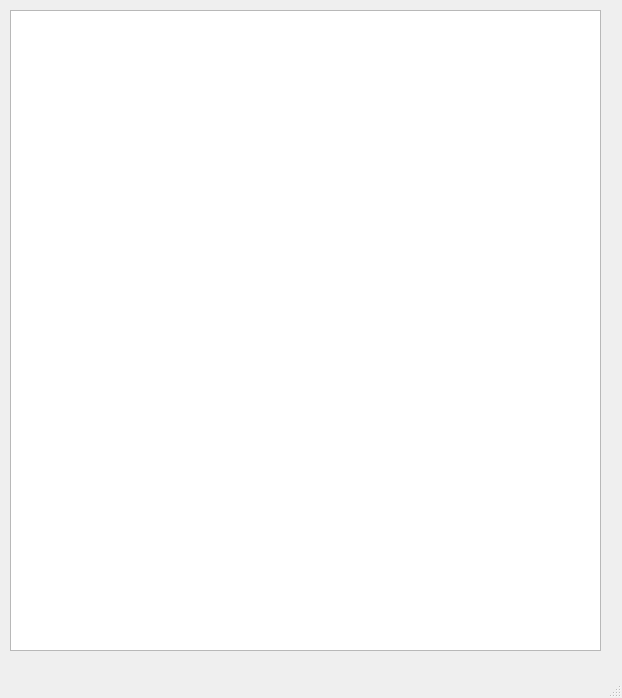
<?xml version="1.0" encoding="UTF-8"?>
<ui version="4.0">
 <class>MainWindow</class>
 <widget class="QMainWindow" name="MainWindow">
  <property name="geometry">
   <rect>
    <x>0</x>
    <y>0</y>
    <width>622</width>
    <height>698</height>
   </rect>
  </property>
  <property name="windowTitle">
   <string>MainWindow</string>
  </property>
  <widget class="QWidget" name="centralwidget">
   <widget class="QTextBrowser" name="textBrowser">
    <property name="geometry">
     <rect>
      <x>10</x>
      <y>10</y>
      <width>591</width>
      <height>641</height>
     </rect>
    </property>
    <property name="font">
     <font>
      <family>Consolas</family>
     </font>
    </property>
   </widget>
  </widget>
  <widget class="QMenuBar" name="menubar">
   <property name="geometry">
    <rect>
     <x>0</x>
     <y>0</y>
     <width>622</width>
     <height>21</height>
    </rect>
   </property>
  </widget>
  <widget class="QStatusBar" name="statusbar"/>
 </widget>
 <resources/>
 <connections/>
</ui>
